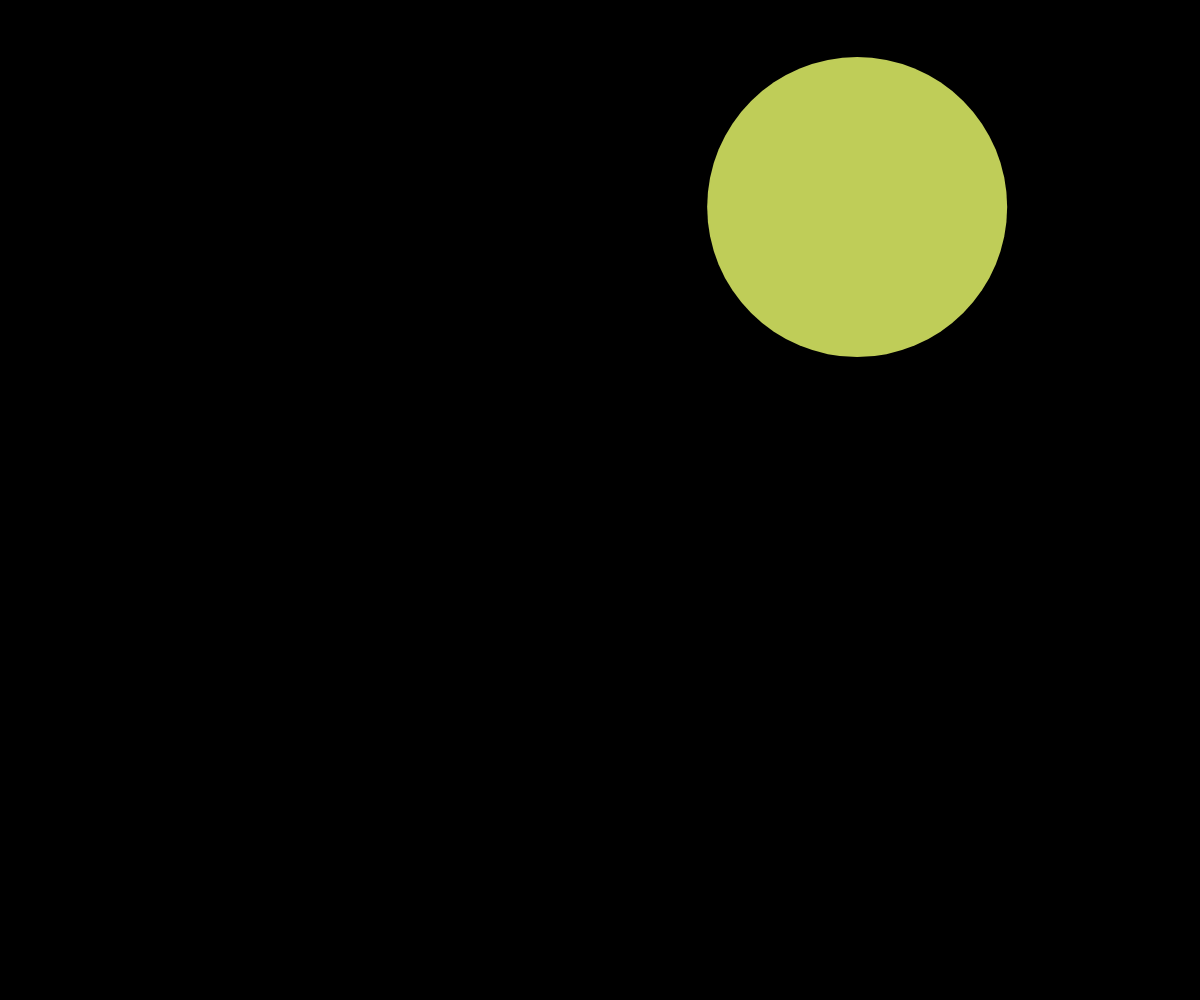
Frame 1 (no input)
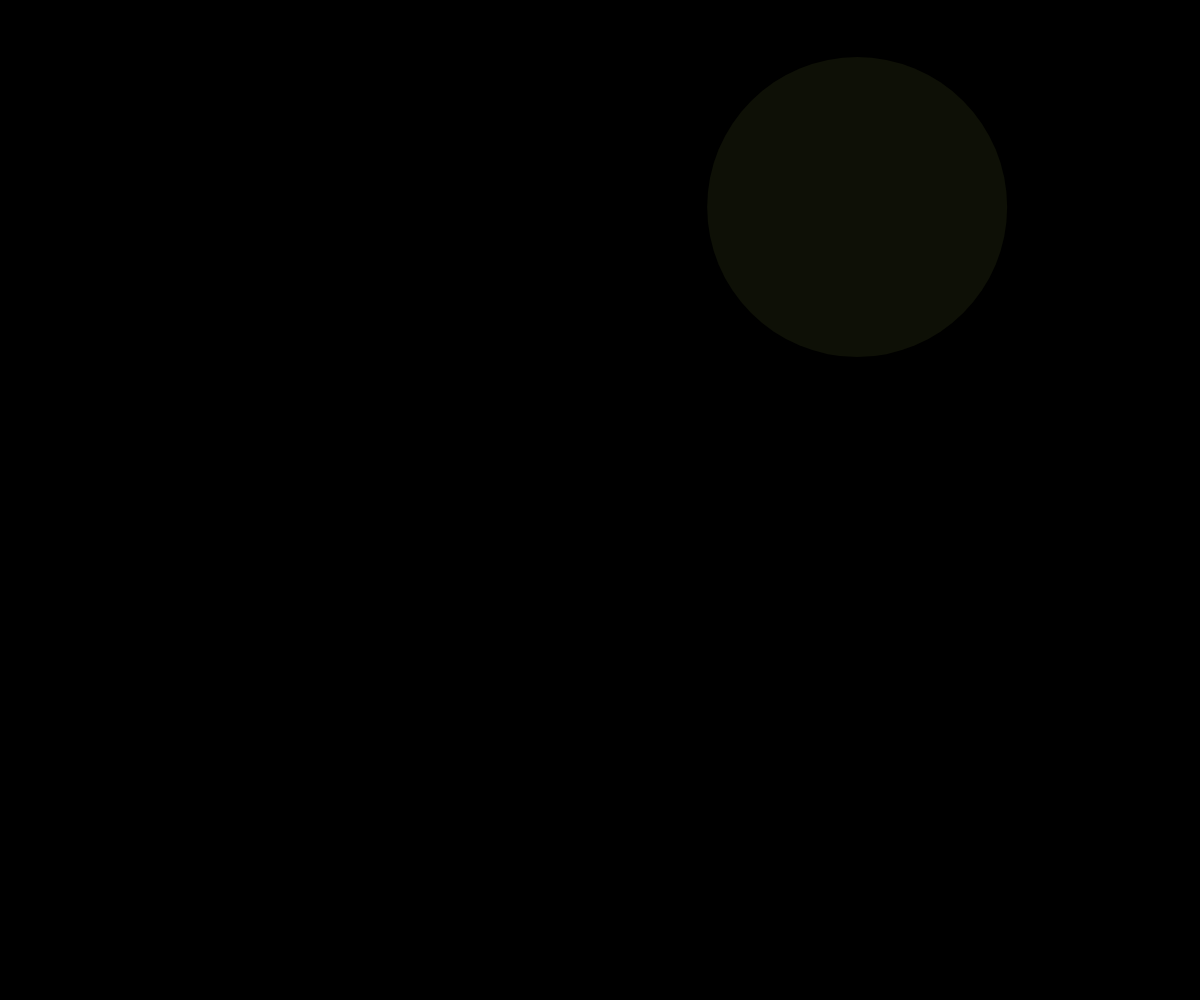
Frame 60 (no input)
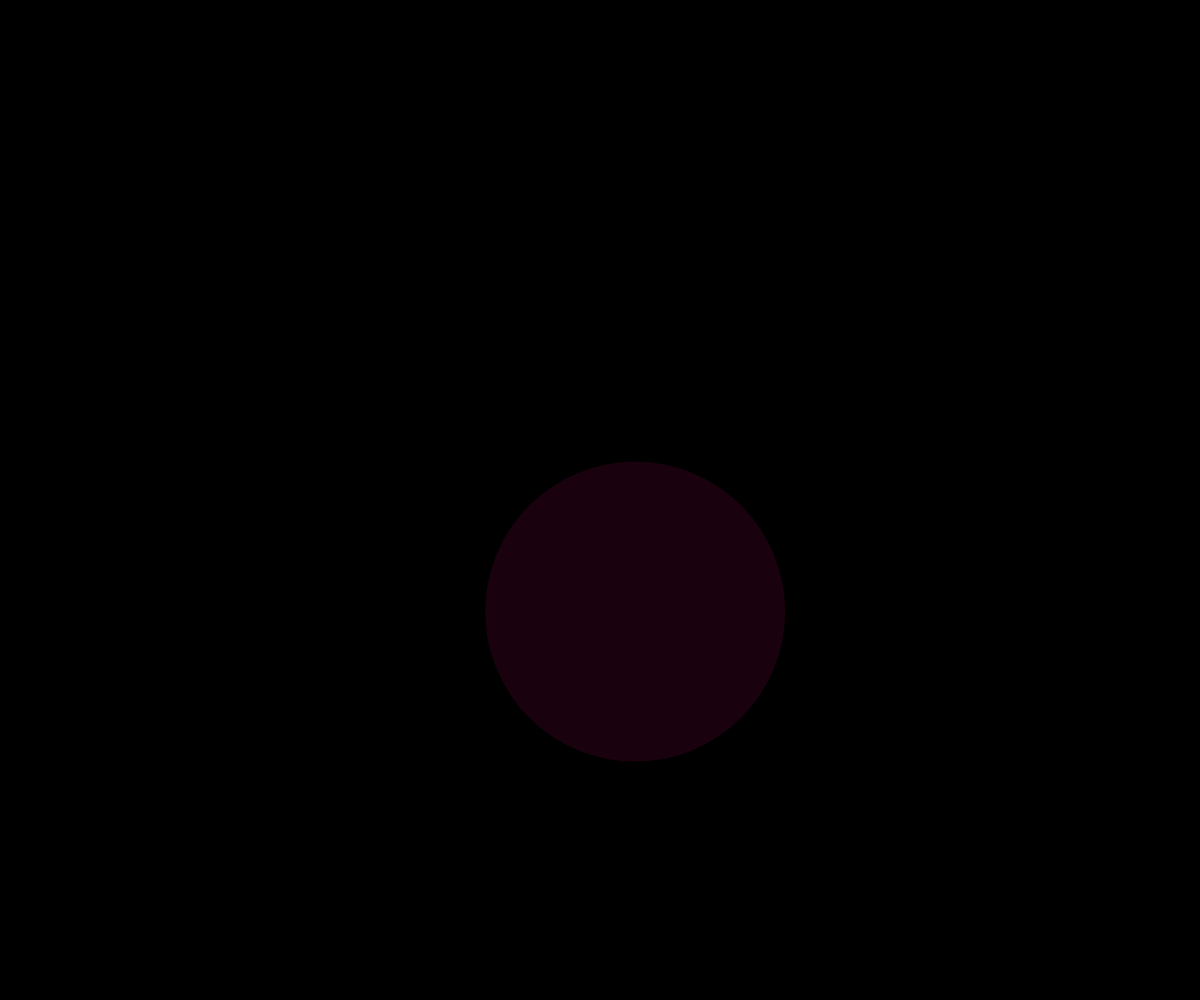
Frame 120 (the mouse pressed at the canvas centre since frame 60)

The p5.js sketch that drew these frames (run headless with seeded random() and noise() and a simulated clock; from frame 60 on, the mouse is pressed at the canvas centre):

// p5.js sketch
// ── sketch.js

var x= 0;
var y = 0;
var on = true;
var rapid = false;
var alpha = 255;
var ball;
var _width = window.innerWidth;
var _height = window.innerHeight;
function setup()
{
createCanvas(_width, _height);
frameRate(60);
ball = new Ball;
}
function draw(){
	if(rapid){
	if(on){
	fill(random(0, 255), random(0, 255), random(0,255));
	ellipse(x, y, 100, 100);
	x += 50;
	}
	else if(!on){
	fill(random(0, 255), random(0, 255), random(0,255));
	ellipse(x, y, 100, 100);
	x -= 50;
	}
	if(x > 1000){
	y += 50
	on = false;
	}
	else if (x < 0){
	y += 50;
	on = true;}
	}
	else{
		background(0);
		ball.show(random(0, _width), random(0, _height), 300, 300, random(0, 255), random(0, 255), random(0, 255));
}}

// ── ball.js
function Ball(){

    this.alpha = 255;
    this.drawn = false;
    this.x;
    this.y;
    this.r;
    this.b;
    this.g;
    this.show = function(x, y, widht, height, r, b, g){
        if(!this.drawn)
        {
            this.x = x;
            this.y = y;
            this.r = r;
            this.b = b;
            this.g = g;
            this.drawn = true;
        }
        noStroke();
        fill(this.r, this.g, this.b, this.alpha);
        ellipse(this.x, this.y, widht, height);
        this.alpha -= 4 ;
        if(this.alpha <= 0){
            this.drawn = false;
            this.alpha = 255;
        }
    }

}
